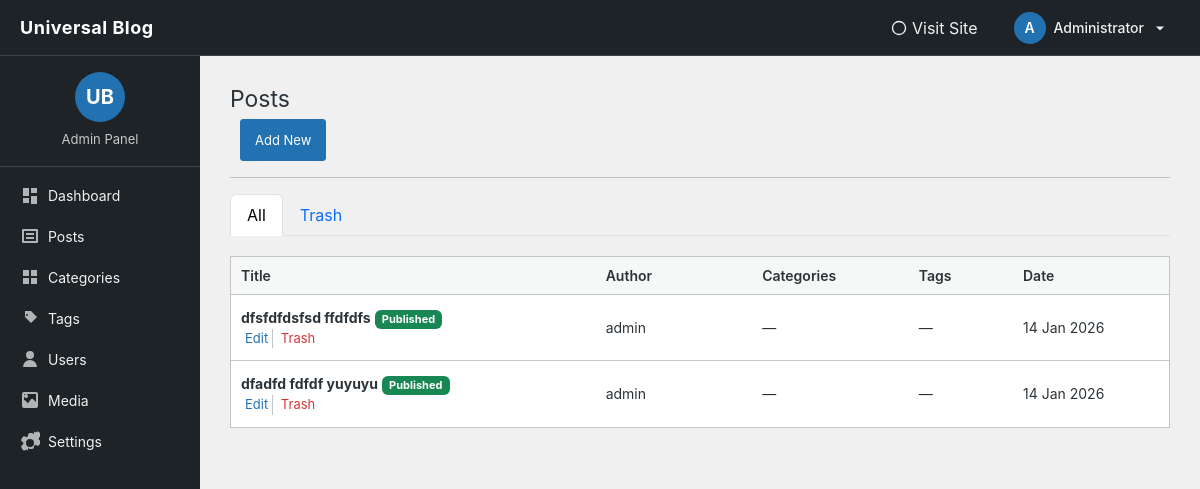
Page /blog/admin/posts/index.php (signed in) on the earlier database version.
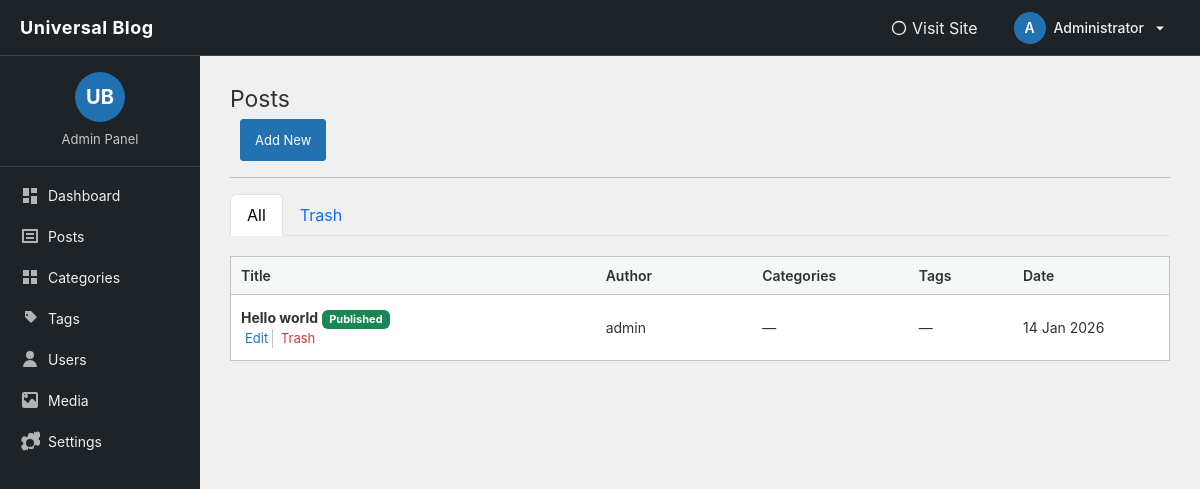
Same page on the later database version.
### tables this page shows
CREATE TABLE `posts` (
  `id` int(11) NOT NULL,
  `user_id` int(11) NOT NULL,
  `title` varchar(255) NOT NULL,
  `slug` varchar(255) NOT NULL,
  `canonical_url` varchar(500) DEFAULT NULL,
  `content` text NOT NULL,
  `excerpt` text DEFAULT NULL,
  `status` enum('draft','published','archived','trash') DEFAULT 'draft',
  `created_at` datetime DEFAULT current_timestamp(),
  `updated_at` datetime DEFAULT current_timestamp() ON UPDATE current_timestamp(),
  `published_at` datetime DEFAULT NULL,
  `featured_image` varchar(255) DEFAULT NULL,
  `featured_image_alt` varchar(255) DEFAULT NULL,
  `meta_title` varchar(255) DEFAULT NULL,
  `meta_keywords` varchar(255) DEFAULT NULL,
  `meta_description` text DEFAULT NULL,
  `index_status` enum('index','noindex') DEFAULT 'index',
  `schema_type` varchar(50) DEFAULT 'BlogPosting',
  `schema_organization` varchar(255) DEFAULT NULL,
  `schema_logo` varchar(500) DEFAULT NULL
);

CREATE TABLE `users` (
  `id` int(11) NOT NULL,
  `username` varchar(50) NOT NULL,
  `email` varchar(100) NOT NULL,
  `password` varchar(255) NOT NULL,
  `display_name` varchar(100) DEFAULT NULL,
  `role` enum('admin','author','editor') DEFAULT 'author',
  `created_at` datetime DEFAULT current_timestamp()
);

### blog/admin/posts/index.php (the view, shortened to what this page needs)
<?php
require_once '../../includes/db.php';
$posts = $pdo->query("
    SELECT p.id, p.title, p.status, p.created_at, u.username
    FROM posts p
    JOIN users u ON p.user_id = u.id
    WHERE p.status != 'trash'
    ORDER BY p.created_at DESC
")->fetchAll();
$trashCount = $pdo->query("SELECT COUNT(*) FROM posts WHERE status='trash'")->fetchColumn();
?>
<!DOCTYPE html>
<html lang="en">
<head>
<link href="https://cdn.jsdelivr.net/npm/bootstrap@5.3.2/dist/css/bootstrap.min.css" rel="stylesheet">
</head>
<body>
<?php require '../partials/header.php'; ?>
<div class="container-fluid">
<div class="row">
<?php require '../partials/sidebar.php'; ?>
<main class="col-md-9 col-lg-10">
<div class="wrap">
<h1 class="wp-heading-inline">Posts</h1>
<a href="add.php" class="page-title-action">Add New</a>
<hr class="wp-header-end">
<ul class="nav nav-tabs mt-3">
    <li class="nav-item">
        <a class="nav-link active" href="index.php">All</a>
    </li>
    <li class="nav-item">
        <a class="nav-link" href="trash.php">Trash <?= $trashCount > 0 ? "($trashCount)" : '' ?></a>
    </li>
</ul>
<table class="wp-list-table">
<thead>
<tr>
    <th style="width:35%">Title</th>
    <th style="width:15%">Author</th>
    <th style="width:15%">Categories</th>
    <th style="width:10%">Tags</th>
    <th style="width:15%">Date</th>
</tr>
</thead>
<tbody>
<?php if ($posts): foreach ($posts as $post): ?>
<?php
$cats = $pdo->prepare("SELECT c.name FROM categories c JOIN post_categories pc ON c.id=pc.category_id WHERE pc.post_id=?");
$cats->execute([$post['id']]);
$categories = $cats->fetchAll(PDO::FETCH_COLUMN);
$tagsCount = $pdo->prepare("SELECT COUNT(*) FROM post_tags WHERE post_id=?");
$tagsCount->execute([$post['id']]);
$tagCount = $tagsCount->fetchColumn();
?>
<tr>
    <td>
        <strong><?=htmlspecialchars($post['title'])?></strong>
        <?php
        $statusColor = match($post['status']){
            'published'=>'success',
            'draft'=>'secondary',
            'archived'=>'warning',
            default=>'dark'
        };
        ?>
        <span class="badge bg-<?=$statusColor?>" style="font-size:11px;"><?=ucfirst($post['status'])?></span>
        <div class="row-actions">
            <span><a href="edit.php?id=<?=$post['id']?>">Edit</a></span>
            <span class="delete"><a href="trash.php?id=<?=$post['id']?>" onclick="return confirm('Move to trash?')">Trash</a></span>
        </div>
    </td>
    <td><?=htmlspecialchars($post['username'])?></td>
    <td><?= $categories ? implode(', ', array_map('htmlspecialchars', $categories)) : '—' ?></td>
    <td><?= $tagCount > 0 ? $tagCount : '—' ?></td>
    <td><?=date('d M Y', strtotime($post['created_at']))?></td>
</tr>
<?php endforeach; else: ?>
<tr>
    <td colspan="5" class="text-center text-muted py-4">No posts found</td>
</tr>
<?php endif ?>
</tbody>
</table>
</div>
</main>
</div>
</div>
</body>
</html>

Differences in the rows shown:
removed posts: title "dfsfdfdsfsd ffdfdfs", status "Published", user.username "admin", created_at "14 Jan 2026"
removed posts: title "dfadfd fdfdf yuyuyu", status "Published", user.username "admin", created_at "14 Jan 2026"
added posts: title "Hello world", status "Published", user.username "admin", created_at "14 Jan 2026"
